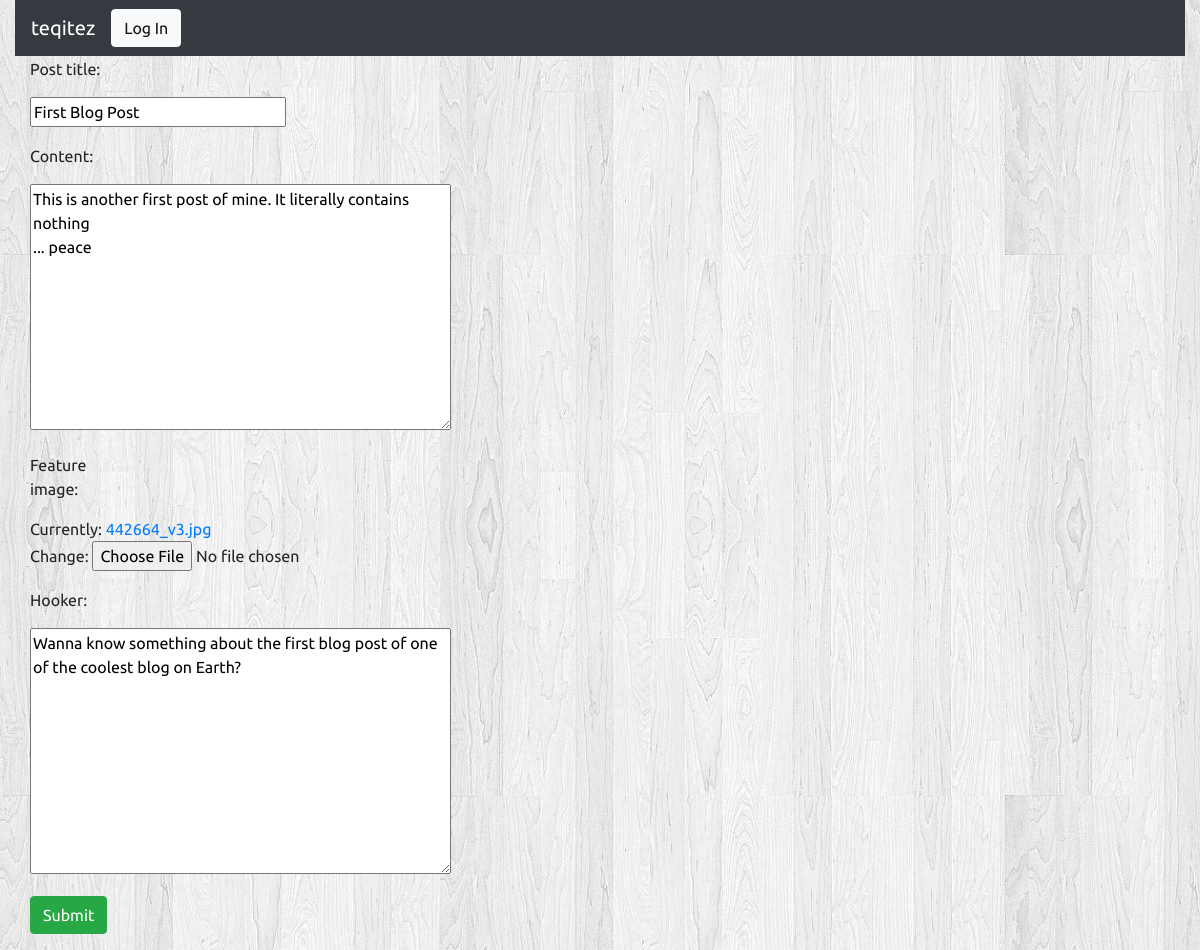
The page /blog/post/9/update/ on the database its author committed.
### blog/models.py (models this page shows, shortened)
class BlogPost(models.Model):
    post_title = models.CharField(max_length=150)
    publish_date = models.DateTimeField(verbose_name=None, name=None, auto_now_add=True)
    content = models.TextField()
    feature_image = models.FileField()
    hooker = models.TextField()

### blog/views.py (the view)
# urls.py: url(r'^post/(?P<pk>[0-9]+)/update/$', views.PostUpdate.as_view(), name='post-update'),
class PostUpdate(UpdateView):
    model = BlogPost
    fields = ['post_title', 'content', 'feature_image', 'hooker']

### blog/templates/blog/blogpost_form.html (shortened to what this page needs)
{% extends 'blog/base.html' %}
{% block body %}
<div class="container-fluid">
    <div class="row">
        <div class="col-sm-12 col-md-7">
            <div class="panel-body">
                <form class="form-horizontal" action="" method="post" enctype="multipart/form-data">
                    {% include 'blog/form-template.html' %}
                    <div class="form-group">
                        <div class="col-sm-offset-2 col-sm-10">
                            <button type="submit" class="btn btn-success">
                                Submit
                            </button>
                        </div>
                    </div>
                </form>
            </div>
        </div>
    </div>
</div>
{% endblock %}

### blog/templates/blog/form-template.html (shortened to what this page needs)
{% for field in form %}
    <div class="form-group">
        <div class="col-sm-offset-2 col-sm-10">
        </div>
        <label class="control-label col-sm-2">{{ field.label_tag }}</label>
        <div class="col-sm-10">{{ field }}</div>
    </div>
{% endfor %}

### blog/static/blog/style.css (style rules this page uses)
body { background: white url("images/bg.png"); font-family: 'Ubuntu', cursive; }

### rows shown on the page
BlogPost: form "First Blog Post" "This is another first post of mine. It literally contains nothing ... peace" "Wanna know something about the first blog post of one of the coolest blog on Earth?"

### other values the page prints
{{ field.label_tag }} "Post title:" "Content:" "Feature image:" "Hooker:"
